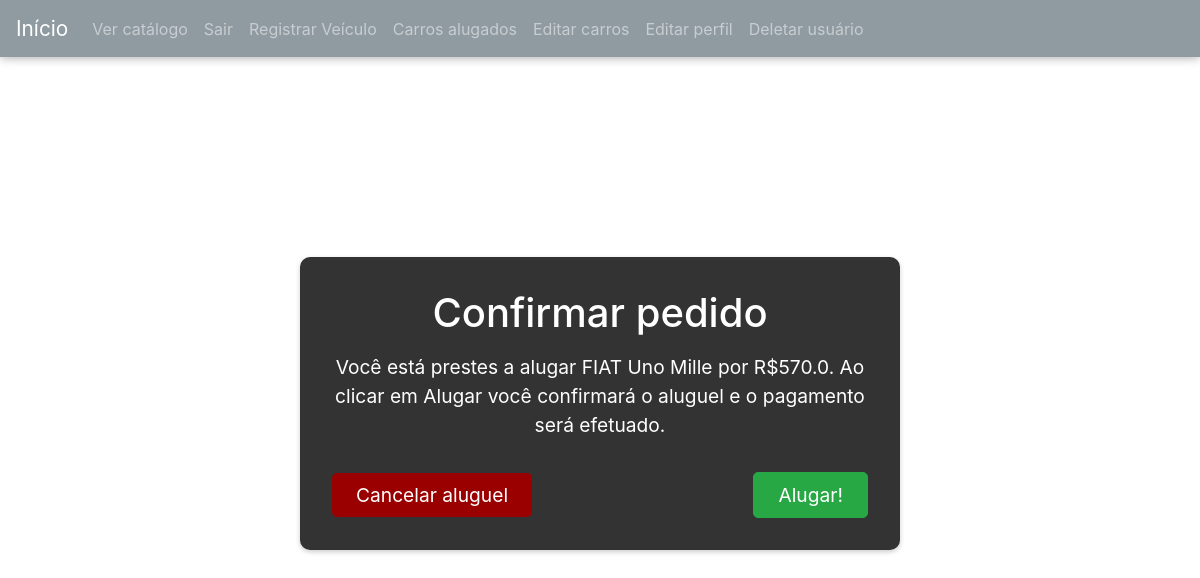
The page /processamento/1 (signed in) on the database as committed earlier.
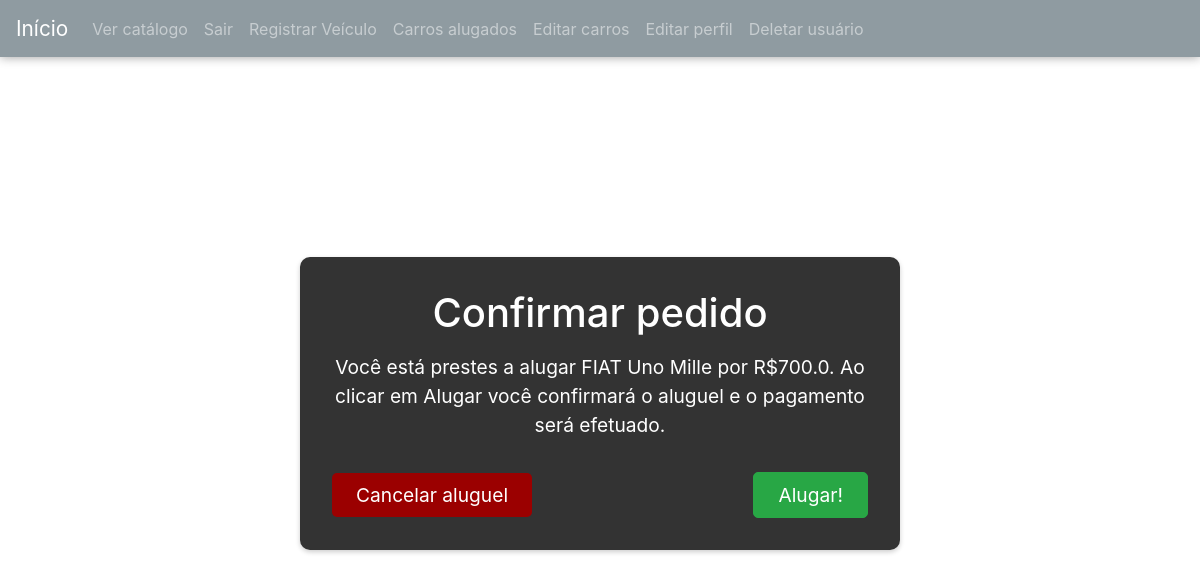
The same page on the database as committed later.
### website/models.py (models this page shows)
class Carro(db.Model):
    id = db.Column(db.Integer(), primary_key=True)
    nome = db.Column(db.String(length=30), nullable=False)
    marca = db.Column(db.String(length=30), nullable=False)
    ano_fabricacao = db.Column(db.Integer(), nullable=False)
    consumo = db.Column(db.Float(), nullable=False)
    locador = db.Column(db.Integer(), db.ForeignKey('user.id'))
    preco_base = db.Column(db.Float(), nullable=False)
    descricao = db.Column(db.String(length=500))
    imagem = db.relationship('Foto', backref='imagem', lazy=True)

### website/routes.py (the view)
@routes.route('/processamento/<carro_id>', methods=['GET', 'POST'])
@login_required
def processamento(carro_id):
    carro_alugado = Carro.query.get_or_404(carro_id)
    form = AlugarForm()
    if form.validate_on_submit():
        carro_alugado.locador = current_user.id
        db.session.commit()
        flash(f'Alugado com sucesso! {carro_alugado.nome} está te aguardando na concessionária!', category='success')
        return redirect(url_for('routes.home'))
    if form.errors != {}:
        for err_msg in form.errors.values():
            flash(f'Erro ao concluir aluguel: { err_msg }', category='danger')
    return render_template('processamento.html', carro=carro_alugado, current_user=current_user, form=form)

### website/forms.py
class AlugarForm(FlaskForm):
    submit = SubmitField(label='Alugar!')

### website/models.py (called while the page is built)
@login_manager.user_loader
def load_user(user_id):
    return User.query.get(int(user_id))

### website/templates/processamento.html (shortened to what this page needs)
{% extends 'base.html' %}
{% block style %}<link rel="stylesheet" href="../static/confirmacoes.css">{% endblock %}
{% block content %}
    <div class="confirmation-container">
        <h1>Confirmar pedido</h1>
        <p>Você está prestes a alugar {{ carro.marca }} {{ carro.nome }} por R${{ carro.preco_base }}. Ao clicar em Alugar você confirmará o aluguel e o pagamento será efetuado. </p>
        <form method="post" class="form-register">
            <a class="btn btn-secondary btn-lg" href="{{ url_for('routes.catalogo') }}">Cancelar aluguel</a>
            {{ form.submit(class='btn btn-success btn-lg') }}
        </form>
    </div>
{% endblock %}

Rows that differ between the two databases and show on the page:
changed Carro "FIAT": preco_base "570.0" → "700.0"
